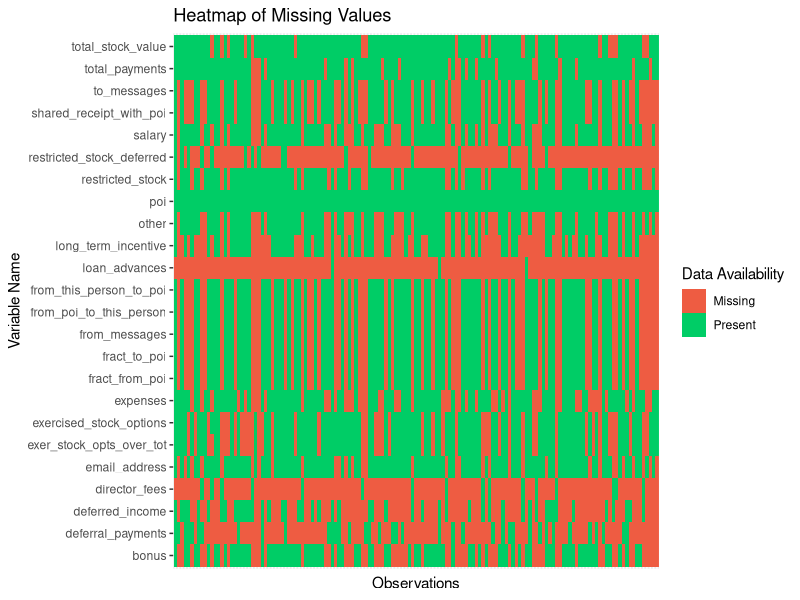
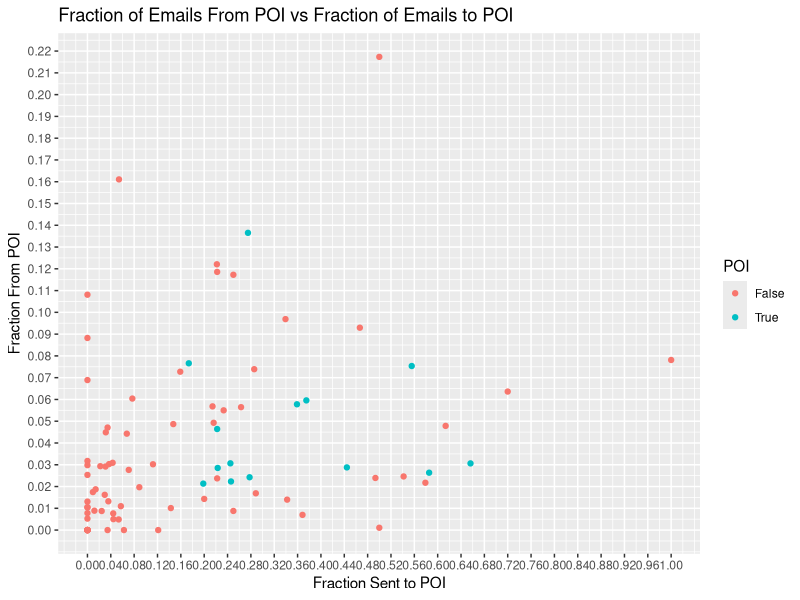
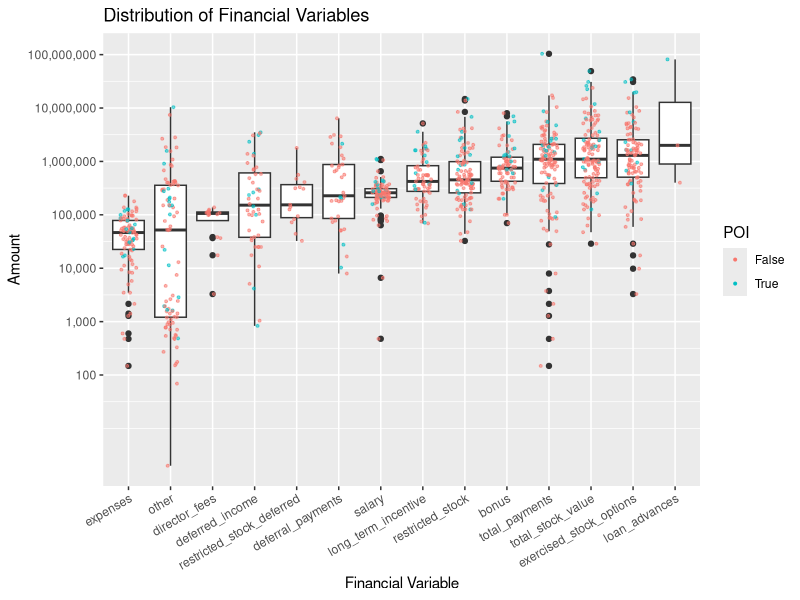
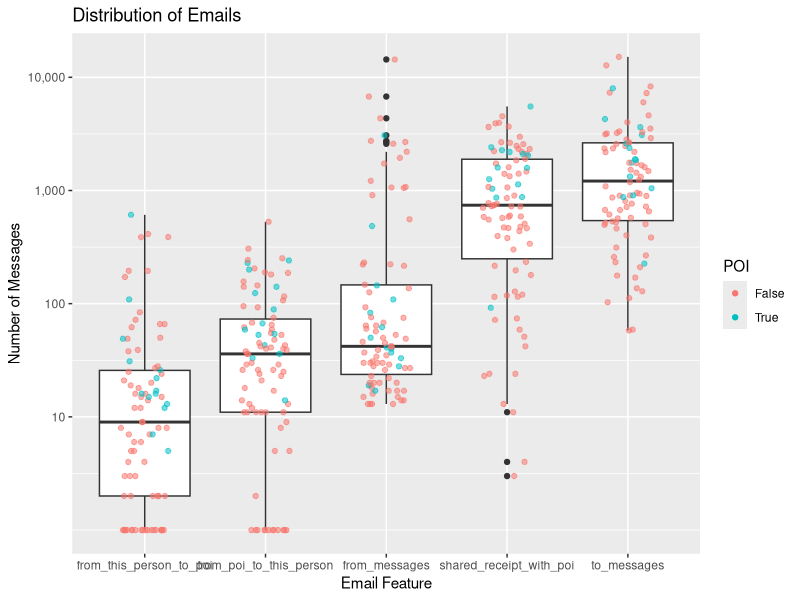
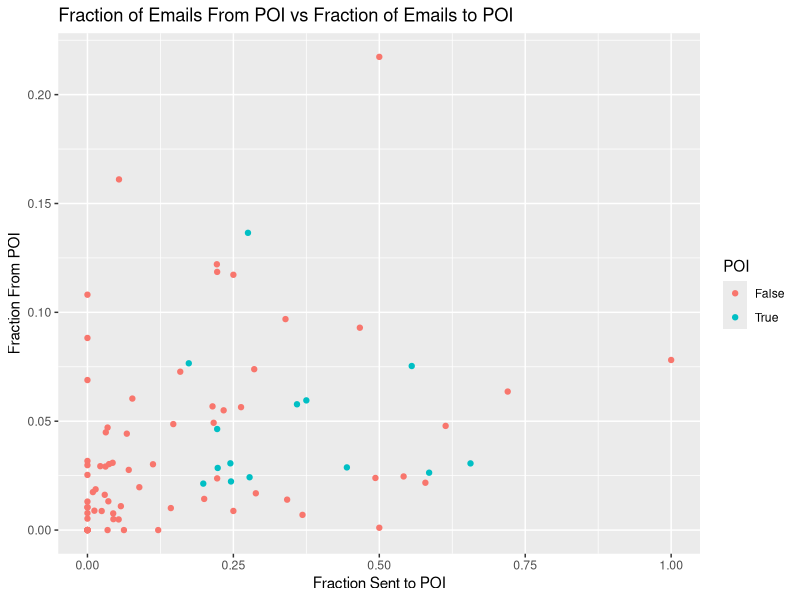

The R script that drew these images, in order:
## ---- chunk 1
knitr::opts_chunk$set(echo = F,
                      message = F,
                      warning = F,
                      fig.align = 'center')
## ---- chunk 2
library(tidyverse)
library(ggplot2)
library(scales) # need to get labels = comma
library(GGally)
## ---- chunk 3
setwd('/Users/courtneyfergusonlee/p5')
enron <- read.csv('enron_data.csv', 
                  na.strings = 'NaN',
                  stringsAsFactors = F)
## ---- chunk 4
enron.new_features <- enron %>%
  mutate(fract_to_poi = from_this_person_to_poi/from_messages,
         fract_from_poi = from_poi_to_this_person/to_messages,
         exer_stock_opts_over_tot = exercised_stock_options/total_stock_value,
         poi = as.factor(poi))
## ---- chunk 5
subset(enron, is.na(total_payments)
       & is.na(total_stock_value)
       & is.na(email_address))
## ---- chunk 6
enron.missing <- as.data.frame(sapply(enron.new_features, is.na))

enron.long <- enron.new_features %>%
  gather(var_name,
         value,
         -name,
         na.rm = F)

enron.long.missing <- enron.long %>%
  mutate(value = !is.na(value))

ggplot(data = enron.long.missing,
       aes(x = name,
           y = var_name)) +
  geom_tile(aes(fill = value)) +
  scale_fill_manual(values = c('tomato2', 'springgreen3'),
                    labels = c('Missing', 'Present')) +
  #scale_fill_brewer(palette = "RdYlGn") +
  theme(axis.text.x = element_blank(),
        axis.ticks.x = element_blank()) +
  ggtitle("Heatmap of Missing Values") +
  xlab("Observations") +
  ylab("Variable Name") +
  labs(fill = "Data Availability")
## ---- chunk 7
ggplot(data = enron.new_features,
       aes(x = fract_to_poi,
           y = fract_from_poi,
           color = poi)) +
  geom_point() +
  scale_x_continuous(breaks = seq(0, 1.00, .04)) +
  scale_y_continuous(breaks = seq(0, .23, .01)) +
  ggtitle('Fraction of Emails From POI vs Fraction of Emails to POI') +
  xlab('Fraction Sent to POI') +
  ylab('Fraction From POI') +
  labs(color = 'POI')
## ---- chunk 8
financial_long <- enron %>%
  mutate(deferred_income = -deferred_income,
         restricted_stock_deferred = -restricted_stock_deferred) %>%
  select(expenses,
         other,
         director_fees,
         restricted_stock_deferred,
         deferred_income,
         deferral_payments,
         salary,
         long_term_incentive,
         restricted_stock,
         bonus,
         total_payments,
         total_stock_value,
         exercised_stock_options,
         loan_advances,
         poi) %>%
  gather(financial_var,
         amount,
         -poi) %>%
  mutate(financial_var = as.factor(financial_var))
## ---- chunk 9
ggplot(data = subset(financial_long, 
                     !is.na(amount) & amount > 0),
       aes(x = reorder(financial_var, 
                       amount, 
                       median),
           y = amount)) +
  geom_boxplot() +
  geom_jitter(aes(color = poi,
                  alpha = .2),
              width = .2,
              size = .7) +
  scale_y_log10(labels = comma,
                breaks = 10^seq(2, 8, 1)) +
  theme(axis.text.x = element_text(angle = 30, hjust = 1)) +
  ggtitle("Distribution of Financial Variables") +
  xlab("Financial Variable") +
  ylab("Amount") +
  guides(alpha = 'none') +
  labs(color = 'POI')

## ---- chunk 10
email_long <- enron %>%
  select(to_messages,
         shared_receipt_with_poi,
         from_messages,
         from_this_person_to_poi,
         from_poi_to_this_person,
         poi) %>%
  gather(email_feature,
         amount,
         -poi) %>%
  mutate(email_feature = as.factor(email_feature))
## ---- chunk 11
ggplot(data = subset(email_long, !is.na(amount)),
       aes(x = reorder(email_feature, amount, median),
           y = amount + 1)) +
  geom_boxplot() +
  geom_jitter(aes(alpha = .2,
                  color = poi),
              width = .2) +
  scale_y_log10(labels = comma,
                breaks = c(0,
                           10,
                           100,
                           1000,
                           10000)) +
  ggtitle('Distribution of Emails') +
  xlab('Email Feature') +
  ylab('Number of Messages') +
  guides(alpha = 'none') +
  labs(color = 'POI')
## ---- chunk 12
ggplot(data = enron.new_features,
       aes(x = fract_to_poi,
           y = fract_from_poi,
           color = poi)) +
  geom_point() +
  ggtitle('Fraction of Emails From POI vs Fraction of Emails to POI') +
  xlab('Fraction Sent to POI') +
  ylab('Fraction From POI') +
  labs(color = 'POI')
